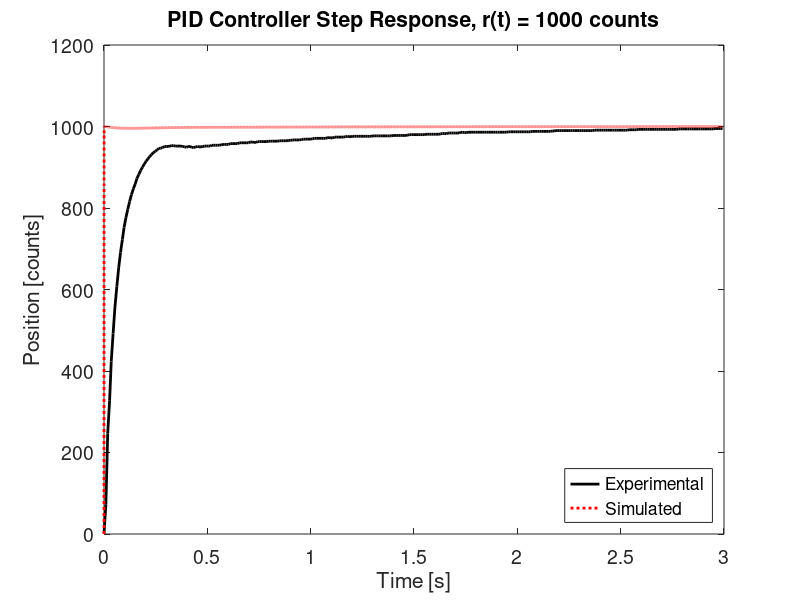

Write the MATLAB code that produced this figure.
clear all; clc; close all;

kp = 0.5; kd = 0.03; ki = 0.5;

m1 = 4.57e-6; m2 = 1.308e-5;
k1 = 1.813e-3; k2 = 1.278e-3;
d1 = 5.61e-5; d2 = 1.6065e-4;

b2 = m2; b1 = d2; b0 = k2;
a4 = m1*m2; a3 = m1*d2 + m2*d1;
a2 = k2*m1 + (k1+k2)*m2 + d1*d2;
a1 = (k1+k2)*d2 + k2*d1; a0 = k1*k2;

% G1 = tf(1,[m2 d2 k2]);
% G2 = tf(1,[m1 d1 k1+k2]);

data = load('Data/Closed_Loop/closed_loop_pid.mat').data;
ref = data(1,3);
final_index = find(data(:,3) == ref,1,'last');
data = data(1:final_index,:);
t = data(:,2);
y = data(:,4);
plot(t,y,'k-','LineWidth',2); hold on;

G3 = tf([b2 b1 b0],[a4 a3 a2 a1 a0]);
D = tf([kd kp ki],[1 0]);
T = (G3*D)/(1+G3*D);
[y_step, t_step] = step(ref*T,t(end));
plot(t_step,y_step,'r:','LineWidth',2);

title('PID Controller Step Response, r(t) = 1000 counts');
xlabel('Time [s]'); ylabel('Position [counts]');
legend('Experimental','Simulated','Location','southeast');
set(gca,'FontSize',14);
